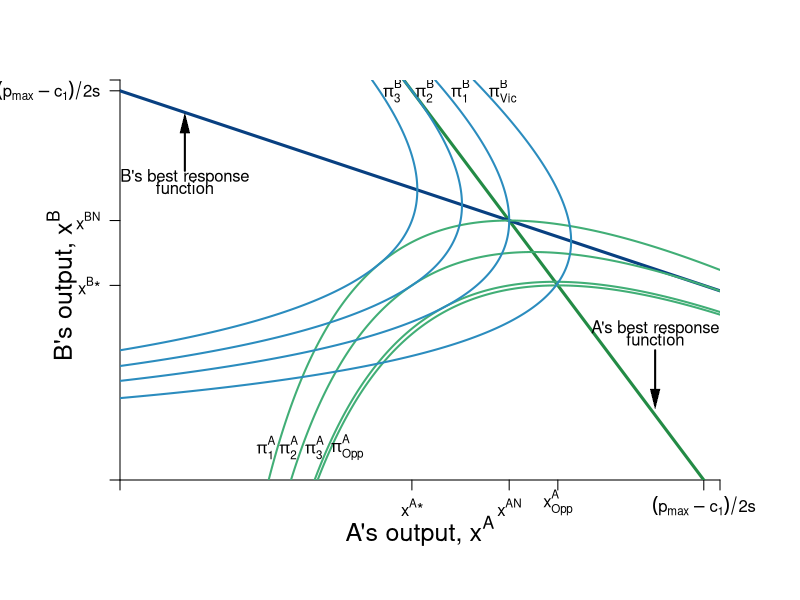

Generate this figure with R:
#Graph Designer: Simon Halliday & Madeleine Wettach '20
#Authors: Bowles, Foley and Halliday
#Title: Microeconomics: Competition, Conflict and Coordination

require(shape)
pdf(file = "competitionmarkets/step_by_step_graphs_9/cournot_brfs_profits_step4.pdf", width = 9, height = 7)

#Set parameters for graphics
axislabelsize <- 1.5
graphlinewidth <- 3
segmentlinewidth <- 2

COL <- c("#7fc97f", "#beaed4", "#fdc086", "#ffff99", "#386cb0", "#f0027f", "#bf5b17", "#666666")
COLA <- c("#99d8c9","#66c2a4","#41ae76", "#238b45", "#005824")
COLB <- c("#4eb3d3", "#2b8cbe", "#0868ac","#084081")

par(mar =  c(6, 6, 4, 4))

piA <- function(xa, xb, s = 0.5, pmax = 20, c1 = 2) {
  (pmax - s*xb)*xa - s*(xa)^2 - c1*xa
}

piB <- function(xa, xb, s = 0.5, pmax = 20, c1 = 2) {
  (pmax - s*xa)*xb - s*(xb)^2 - c1*xb
}

brfB <- function(xa, s = 0.5, pmax = 20, c1 = 2) {
  (pmax - c1)/(2*s) - (1/2)*xa
}

brfA <- function(xa, s = 0.5, pmax = 20, c1 = 2) {
  (pmax - c1)/s - 2*xa
}

isoA <- function(xa, s = 0.5, pmax = 20, c1 = 2, piA = 72){
  -(c1*xa - pmax*xa + s*xa^2 + piA)/(s*xa)
}

isoB1 <- function(xa, s = 0.5, pmax = 20, c1 = 2, piB = 72){
  (-sqrt((c1 - pmax + s*xa)^2 - 4*piB*s) - c1 + pmax -s*xa)/(2*s)
}

isoB2 <- function(xa, s = 0.5, pmax = 20, c1 = 2, piB = 72){
  (sqrt((c1 - pmax + s*xa)^2 - 4*piB*s) - c1 + pmax -s*xa)/(2*s)
}


#Input into Wolfram Alpha: solve for x y = 1/b - (0.5*x)/(a*b) - u/(a*b*x)

#solve for y 72 = (p - s*y)*x - s*(x)^2 - c1*x 
#solve for y 72 = (p - s*x)*y - s*(y)^2 - c1*y

xlims <- c(0, 18.5)
ylims <- c(0, 18.5)

npts <- 501 
x <- seq(xlims[1], xlims[2], length.out = npts)
y <- seq(ylims[1], ylims[2], length.out = npts) 
a <- c(72, 81, 90, 91.125)
b <- c(61, 72, 81, 90)

plot(0, 0, xlim = xlims, ylim = ylims, type = "n",
     xlab = expression(paste("")),
     ylab = expression(paste("")), 
     xaxt = "n", 
     yaxt = "n", 
     cex.lab = axislabelsize, 
     bty = "n",
     xaxs="i", 
     yaxs="i")

# ticksy <- seq(from = 0, to = ylims[2], by = 2)
# ylabels <- seq(from = 0, to = ylims[2], by = 2)
# ticksx <- seq(from = 0, to = xlims[2], by = 2)
# xlabels <- seq(from = 0, to = xlims[2], by = 2)
ticksy <- c(0, 9, 12, 18, ylims[2])
ylabels <- c(NA, expression(paste(x^{B},"*")), expression(paste(x^{BN})), expression(paste((p[max] - c[1])/2*s)), NA)
ticksx <- c(0, 9, 12, 13.5, 18, xlims[2])
xlabels <- c(NA, expression(paste(x^{A},"*")), expression(paste(x^{AN})), expression(paste(x[Opp]^{A})), expression(paste( (p[max] - c[1])/2*s )), NA)


axis(1, at = ticksx, pos = 0, labels = xlabels)
axis(2, at = ticksy, pos = 0, labels = ylabels, las = 1)

npts <- 500 
xx1 <- seq(xlims[1], xlims[2], length.out = npts)

#Pareto-improving lens
##xpoly1 <- seq(from = 5.95, to = 12, length.out = 500)
##ypoly1 <- isoA(xpoly1)
##ypoly2 <- isoB1(xpoly1)
##polygon(x = c(xpoly1, rev(xpoly1)), y = c(ypoly1, rev(ypoly2)), col=COL[4], density=NULL, border = NA)

#A's Best Response Curve
lines(xx1, brfA(xx1, s = 0.5, pmax = 20, c1 = 2), col = COLA[4], lwd = graphlinewidth)
#B's Best Response Curve
lines(xx1, brfB(xx1, s = 0.5, pmax = 20, c1 = 2), col = COLB[4], lwd = graphlinewidth)

contour(y, x, 
        outer(x, y, piA),
        #labels = c("v1", "v2", "v3"),
        drawlabels = FALSE,
        col = COLA[3],
        #xlab = expression(paste("A's Apples, ", x)),
        #ylab = expression(paste("A's Oranges, ", y)),
        #cex.lab = axislabelsize,
        lwd = segmentlinewidth,
        levels = a, 
        xaxs="i", 
        yaxs="i", 
        add = TRUE) 

mtext(expression(paste("A's output, ", x^A)), side=1, line = 2.5, cex = axislabelsize)
text(-1.8, 9, expression(paste("B's output, ", x^B)), xpd = TRUE, cex = axislabelsize, srt = 90) 

#Add arrows:
#arrows(-0.8, 10, -0.8, 14, xpd = TRUE, length=0.1,angle=40,lwd=3)
#arrows(6.2, -1.7, 9, -1.7, xpd = TRUE, length=0.1,angle=40,lwd=3)


contour(x, y, 
        outer(x, y, piB),
        #labels = c("v1", "v2", "v3"),
        drawlabels = FALSE,
        col = COLB[2],
        #xlab = expression(paste("")),
        #ylab = expression(paste("")),
        lwd = segmentlinewidth,
        levels = b, 
        add = TRUE
        #xaxs="i", 
        #yaxs="i"
) 


#segments(4.11765, 6.17647, 5.88, 8.88, lty = 1, col = COL[2] , lwd = graphlinewidth)
# text(7.3, 3, expression("Pareto Efficient"))
# text(7.3, 2.4, expression("Curve"))
# Arrows(7.3, 3.5, 7.3, 6.1, col = "black", lty = 1, lwd = 2, arr.type = "triangle", arr.lwd = 0.5)

#Label the iso-welfare functions for the HG, Aisha
text(4.5, 1.5, expression(pi[1]^A))
text(5.2, 1.5, expression(pi[2]^A))
text(6, 1.5, expression(pi[3]^A))
text(7, 1.5, expression(pi[Opp]^A))
#text(6.6, 8.3, expression(u[4]^A))

#Label the indifference curves for the HG, Betty
text(11.8, 18, expression(pi[Vic]^B))
text(10.5, 18, expression(pi[1]^B))
text(9.4, 18, expression(pi[2]^B))
text(8.4, 18, expression(pi[3]^B))
#text(3.4, 6.9, expression(v[4]^B))

#Label Nash Equilibrium 
###segments(0, 12, 12, 12, lty = 2, col = "gray" , lwd = segmentlinewidth)
###segments(12, 0, 12, 12, lty = 2, col = "gray" , lwd = segmentlinewidth)
###points(12, 12, pch = 16, col = "black", cex = 1.5)
#text(14, 12.4, expression(paste("Nash Equilibrium")))
###text(11.5, 11.5, expression(paste("n")))

#Checking points
#points(5.95, 5.95, pch = 16, col = "black", cex = 1.5)
##segments(8, 10, 10, 8, lty = 1, col = COL[2] , lwd = graphlinewidth)


##text(9, 9.6, expression(paste("i")))
##segments(0, 9, 13.5, 9, lty = 2, col = "gray" , lwd = segmentlinewidth)
##segments(9, 0, 9, 9, lty = 2, col = "gray" , lwd = segmentlinewidth)
##segments(13.5, 0, 13.5, 9, lty = 2, col = "gray" , lwd = segmentlinewidth)
##points(9, 9, pch = 16, col = "black", cex = 1.5)
##points(13.5, 9, pch = 16, col = "black", cex = 1.5)
##text(13.45, 9.6, expression(paste("d")))


###points(10, 8, pch = 16, col = "black", cex = 1.5)
###text(10, 8.6, expression(paste("f")))
###points(8, 10, pch = 16, col = "black", cex = 1.5)
###text(8, 10.6, expression(paste("g")))


# #Annotate Pareto Efficient Curve and relevant points

# points(6, 8, pch = 16, col = "black", cex = 1.5)
# text(6, 8.5, expression(paste("g")))
# 
# points(8, 6, pch = 16, col = "black", cex = 1.5)
# text(7, 7.5, expression(paste("i")))
# 
# points(7, 7, pch = 16, col = "black", cex = 1.5)
# text(8, 6.5, expression(paste("f")))

#points(5.84, 8.77, pch = 16, col = "black", cex = 1.5)

#A's brf
text(2, 14, expression(paste("B's best response")))
text(2, 13.5, expression(paste("function")))
Arrows(2, 14.3, 2, 16.5, col = "black", lty = 1, lwd = 2, arr.type = "triangle", arr.lwd = 0.5)

#B's brf
text(16.5, 7, expression(paste("A's best response")))
text(16.5, 6.5, expression(paste("function")))
Arrows(16.5, 6, 16.5, 3.75, col = "black", lty = 1, lwd = 2, arr.type = "triangle", arr.lwd = 0.5)


dev.off()
